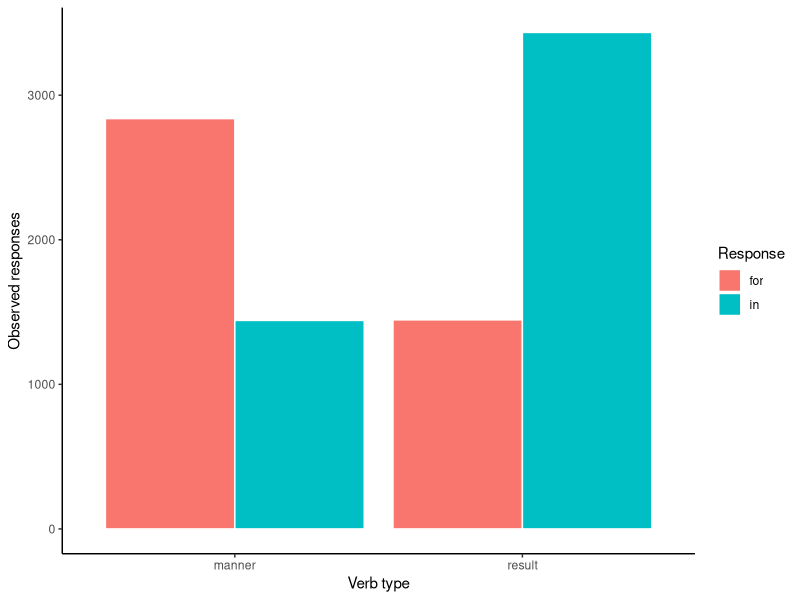

Generate this figure with R:
## ---- chunk 1
#| label: observed-sufficiency-rows
#| echo: true
st <- read.csv("data/supertelicity/supertelicity-cloze.csv")
observed_sufficiency_rows <- st[c(
  which(st$prep_in == 1L)[1:2],
  which(st$prep_in == 0L)[1:2]
), c("participant_id", "sentence_id", "verb", "verb_type", "preposition", "prep_in")]
observed_sufficiency_rows
## ---- chunk 2
#| label: supertelicity-sufficient-statistic
#| echo: true
y <- st$prep_in
n <- length(y)
s <- sum(y)
data.frame(outcome = c("for", "in"), count = c(n - s, s))
## ---- chunk 3
#| label: plot-sufficiency-compression
#| echo: true
library(ggplot2)
observed_by_verb <- as.data.frame(table(
  verb_type = st$verb_type,
  response = st$preposition
))
ggplot(observed_by_verb,
       aes(verb_type, Freq, fill = response)) +
  geom_col(position = "dodge", color = "white") +
  labs(x = "Verb type", y = "Observed responses", fill = "Response") +
  theme_classic()
## ---- chunk 4
#| label: compare-row-and-compressed-likelihood
#| echo: true
pi_hat <- s / n
row_log_likelihood <- sum(dbinom(y, 1L, pi_hat, log = TRUE))
compressed_parameter_part <- dbinom(s, n, pi_hat, log = TRUE) - lchoose(n, s)
c(row_form = row_log_likelihood,
  compressed_parameter_part = compressed_parameter_part,
  difference = row_log_likelihood - compressed_parameter_part)
## ---- chunk 5
#| label: sufficiency-breaks-with-predictors
#| echo: true
observed_sets <- list(
  A = rbind(
    head(st[st$verb_type == "manner" & st$prep_in == 1L, ], 2L),
    head(st[st$verb_type == "result" & st$prep_in == 0L, ], 2L)
  ),
  B = rbind(
    head(st[st$verb_type == "manner" & st$prep_in == 1L, ], 1L),
    head(st[st$verb_type == "manner" & st$prep_in == 0L, ], 1L),
    head(st[st$verb_type == "result" & st$prep_in == 1L, ], 1L),
    head(st[st$verb_type == "result" & st$prep_in == 0L, ], 1L)
  )
)
full_verb_fit <- glm(prep_in ~ verb_type, binomial(), st)
set_likelihood <- function(rows) {
  intercept_probability <- mean(rows$prep_in)
  predictor_probability <- predict(full_verb_fit, newdata = rows, type = "response")
  c(
    successes = sum(rows$prep_in),
    intercept_only = sum(dbinom(rows$prep_in, 1L, intercept_probability, log = TRUE)),
    predictor_model = sum(dbinom(rows$prep_in, 1L, predictor_probability, log = TRUE))
  )
}
data.frame(
  observed_set = names(observed_sets),
  do.call(rbind, lapply(observed_sets, set_likelihood))
)
